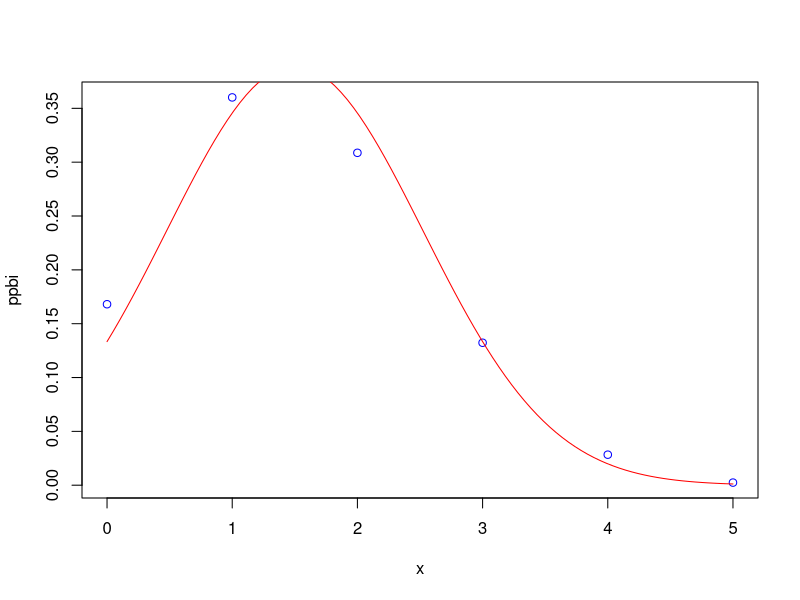

Reproduce this figure in R.
# TCL: Binomial -> Normal
n = 5
p = 0.3
x <- 0:n
y <- seq(from=0, to=n, length.out = 100)
ppbi <- dbinom(x,size = n, prob = p)
dfn <- dnorm(y, mean = n*p, sd=sqrt(n*p*(1-p)))
plot(x, ppbi, col="blue")
lines(y, dfn, col="red")

#Mientras mas crece el n entonces eso es mas preciso

# Ejercicio 1
103000-260*sum(rbinom(10000, size = 1, prob=1/26))